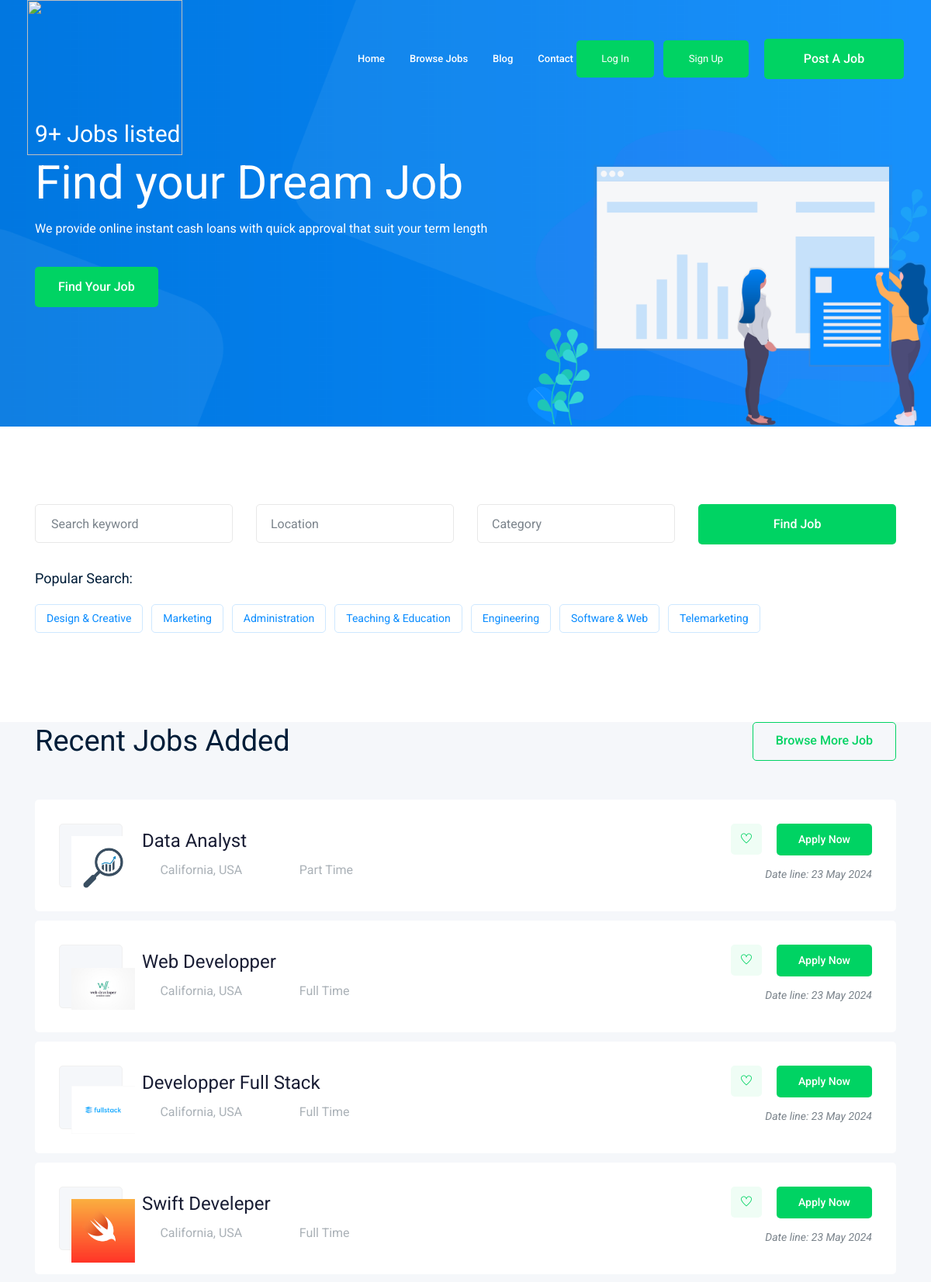
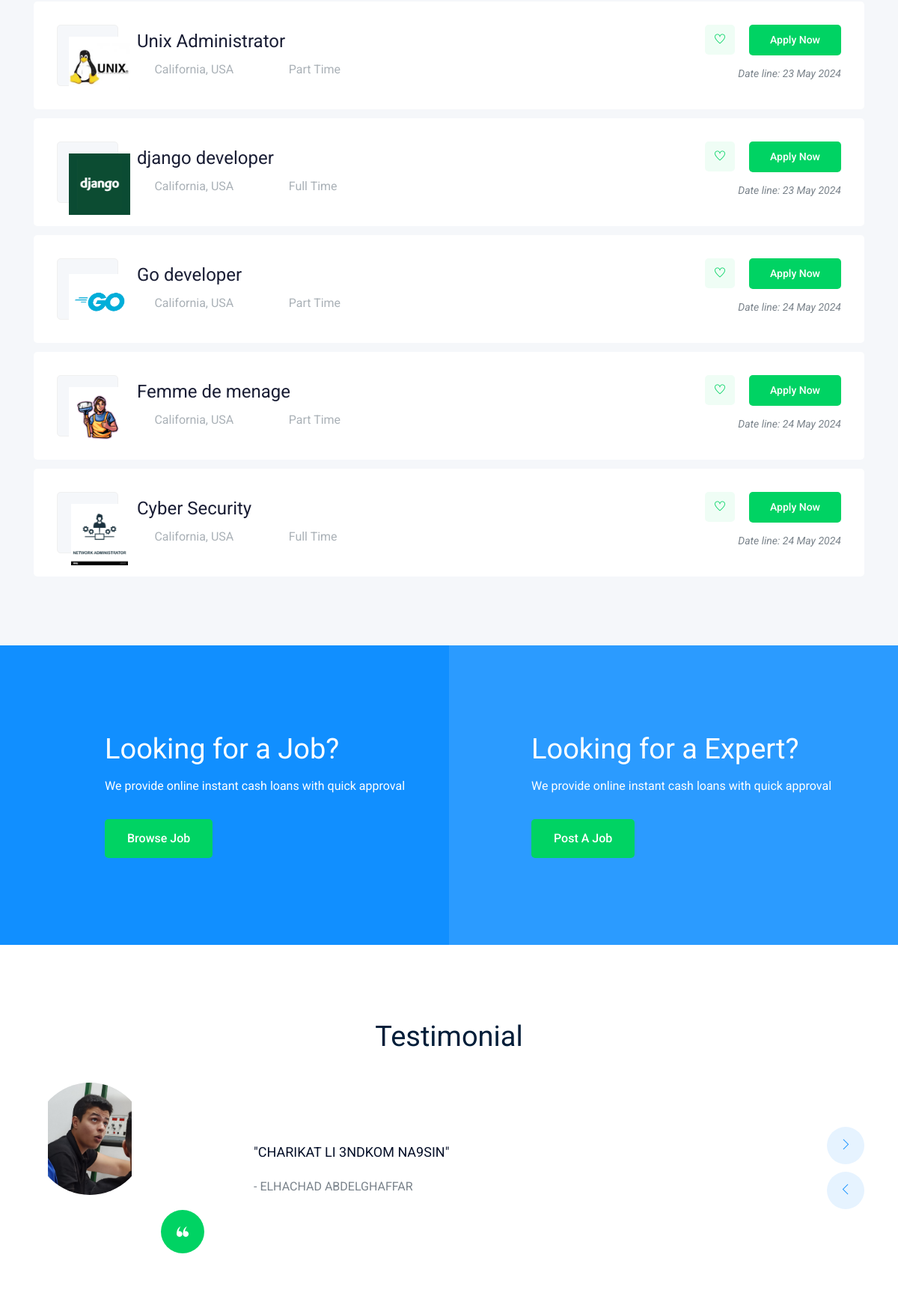
The page / (upper part) on the database its author committed (2 pictures, top to bottom).
### job/models.py (models this page shows, shortened)
class Job(models.Model):  # table
    owner = models.ForeignKey(User, related_name='job_owner',null=True, on_delete=models.CASCADE)
    title = models.CharField(max_length=100)  # column
    city = models.CharField(max_length=50)
    job_type = models.CharField(max_length=15 , choices=JOB_TYPE)
    description = models.TextField(max_length=1000)
    published_at = models.DateTimeField(auto_now=True)
    Availability = models.IntegerField(default=1)
    salary = models.IntegerField(default=0)
    experience = models.IntegerField(default=1)
    category = models.ForeignKey('Category',on_delete=models.CASCADE)
    image = models.ImageField(upload_to=image_upload)
    slug = models.SlugField(blank=True, null=True)
    def __str__(self):
        return self.title

### home/views.py (the view)
# urls.py: path('', views.home_display, name='home'),
def home_display(request):
        job = Job.objects.all()
        return render(request,'home.html',{'job': job})

### home/templates/home.html (shortened to what this page needs)
{% extends 'base.html'  %}
{% load bootstrap4 %}
{% load static %}
{% block body %}
    <div class="slider_area">
        <div class="single_slider  d-flex align-items-center slider_bg_1">
            <div class="container">
                <div class="row align-items-center">
                    <div class="col-lg-7 col-md-6">
                        <div class="slider_text">
                            <h5 class="wow fadeInLeft" data-wow-duration="1s" data-wow-delay=".2s">{{job.count}}+ Jobs listed</h5>
                            <h3 class="wow fadeInLeft" data-wow-duration="1s" data-wow-delay=".3s">Find your Dream Job</h3>
                            <p class="wow fadeInLeft" data-wow-duration="1s" data-wow-delay=".4s">We provide online instant cash loans with quick approval that suit your term length</p>
                            <div class="sldier_btn wow fadeInLeft" data-wow-duration="1s" data-wow-delay=".5s">
                                <a href="{% url 'emploi:jobs_list' %}" class="boxed-btn3">Find your Job</a>
                            </div>
                        </div>
                    </div>
                </div>
            </div>
        </div>
        <div class="ilstration_img wow fadeInRight d-none d-lg-block text-right" data-wow-duration="1s" data-wow-delay=".2s">
            <img src="{% static '\img\logo\illustration.png' %}" alt="">
        </div>
    </div>
    <div class="catagory_area">
        <div class="container">
            <div class="row cat_search">
                <div class="col-lg-3 col-md-4">
                    <div class="single_input">
                        <input type="text" placeholder="Search keyword">
                    </div>
                </div>
                <div class="col-lg-3 col-md-4">
                </div>
                <div class="col-lg-3 col-md-4">
                </div>
                <div class="col-lg-3 col-md-12">
                    <div class="job_btn">
                        <a href="#" class="boxed-btn3">Find Job</a>
                    </div>
                </div>
            </div>
            <div class="row">
                <div class="col-lg-12">
                    <div class="popular_search d-flex align-items-center">
                        <span>Popular Search:</span>
                        <ul>
                            <li><a href="#">Design & Creative</a></li>
                            <li><a href="#">Marketing</a></li>
                            <li><a href="#">Administration</a></li>
                            <li><a href="#">Teaching & Education</a></li>
                            <li><a href="#">Engineering</a></li>
                            <li><a href="#">Software & Web</a></li>
                            <li><a href="#">Telemarketing</a></li>
                        </ul>
                    </div>
                </div>
            </div>
        </div>
    </div>
    <div class="job_listing_area">
        <div class="container">
            <div class="row align-items-center">
                <div class="col-lg-6">
                    <div class="section_title">
                        <h3>Recent Jobs Added</h3>
                    </div>
                </div>
                <div class="col-lg-6">
                    <div class="brouse_job text-right">
                        <a href="jobs.html" class="boxed-btn4">Browse More Job</a>
                    </div>
                </div>
            </div>
            <div class="job_lists">
                <div class="row">
                    {% for job in job %}
                    <div class="col-lg-12 col-md-12">
                        <div class="single_jobs white-bg d-flex justify-content-between">
                            <div class="jobs_left d-flex align-items-center">
                                <div class="thumb">
                                    <img src="{{ job.image.url }}" style="object-fit: scale-down; height :82px;width:82px">
                                </div>
                                <div class="jobs_conetent">
                                    <a href="{% url 'emploi:job_detail' job.slug %}"><h4>{{job}}</h4></a>
                                    <div class="links_locat d-flex align-items-center">
                                        <div class="location">
                                            <p> <i class="fa fa-map-marker"></i> California, USA</p>
                                        </div>
                                        <div class="location">
                                            <p> <i class="fa fa-clock-o"></i> {{job.job_type}}</p>
                                        </div>
                                    </div>
                                </div>
                            </div>
                            <div class="jobs_right">
                                <div class="apply_now">
                                    <a class="heart_mark" href="#"> <i class="ti-heart"></i> </a>
                                    <a href="job_details.html" class="boxed-btn3">Apply Now</a>
                                </div>
                                <div class="date">
                                    <p>Date line: {{job.published_at|date:'d M o'}}</p>
                                </div>
                            </div>
                        </div>
                    </div>
                    {% endfor %}
                </div>
            </div>
        </div>
    </div>
    <div class="job_searcing_wrap overlay">
        <div class="container">
            <div class="row">
                <div class="col-lg-5 offset-lg-1 col-md-6">
                    <div class="searching_text">
                        <h3>Looking for a Job?</h3>
                        <p>We provide online instant cash loans with quick approval </p>
                        <a href="{% url 'emploi:jobs_list' %}" class="boxed-btn3">Browse Job</a>
                    </div>
                </div>
                <div class="col-lg-5 offset-lg-1 col-md-6">
                    <div class="searching_text">
                        <h3>Looking for a Expert?</h3>
                        <p>We provide online instant cash loans with quick approval </p>
                        <a href="{% url 'emploi:add_job' %}" class="boxed-btn3">Post a Job</a>
                    </div>
                </div>
            </div>
        </div>
    </div>
    <div class="testimonial_area  ">
        <div class="container">
            <div class="row">
                <div class="col-lg-12">
                    <div class="section_title text-center mb-40">
                        <h3>Testimonial</h3>
                    </div>
                </div>
                <div class="col-xl-12">
                    <div class="testmonial_active owl-carousel">
                        <div class="single_carousel">
                            <div class="row">
                                <div class="col-lg-11">
                                    <div class="single_testmonial d-flex align-items-center">
                                        <div class="thumb">
                                            <img src="{% static '\img\logo\hchad.jpg' %}" style="object-fit:scale-down; width:150px;height:150px;border-radius:50%;">
                                            <div class="quote_icon">
                                                <i class="Flaticon flaticon-quote"></i>
                                            </div>
                                        </div>
                                        <div class="info">
                                            <p>"CHARIKAT LI 3NDKOM NA9SIN"</p>
                                            <span>- ELHACHAD ABDELGHAFFAR</span>
                                        </div>
                                    </div>
                                </div>
                            </div>
                        </div>
                        <div class="single_carousel">
                            <div class="row">
                                <div class="col-lg-11">
                                </div>
                            </div>
                        </div>
                    </div>
                </div>
            </div>
        </div>
    </div>
{% endblock %}

### rows shown on the page
Job: image (picture), title "Data Analyst", job_type "Part Time", published_at "23 May 2024"
Job: image (picture), title "Web Developper", job_type "Full Time", published_at "23 May 2024"
Job: image (picture), title "Developper Full Stack", job_type "Full Time", published_at "23 May 2024"
Job: image (picture), title "Swift Develeper", job_type "Full Time", published_at "23 May 2024"
Job: image (picture), title "Unix Administrator", job_type "Part Time", published_at "23 May 2024"
Job: image (picture), title "django developer", job_type "Full Time", published_at "23 May 2024"
Job: image (picture), title "Go developer", job_type "Part Time", published_at "24 May 2024"
Job: image (picture), title "Femme de menage", job_type "Part Time", published_at "24 May 2024"
Job: image (picture), title "Cyber Security", job_type "Full Time", published_at "24 May 2024"
